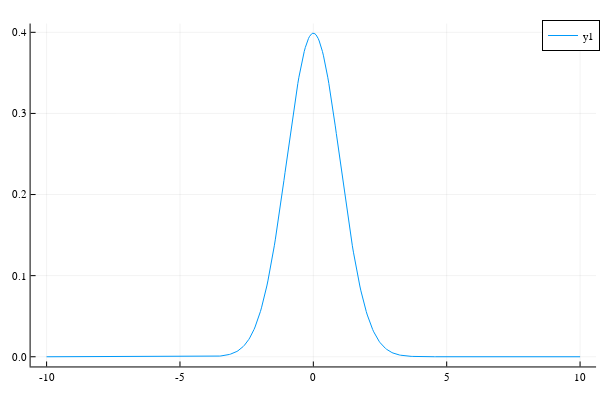

Write notebook code for a chart like this one.
### Code cell
xs = range(-10, stop = 10, length = 500)
ys = [normal(1,0,x) for x in xs]

plot(xs ,ys)

### Figure 1 — Plotly figure (JSON) as saved in the notebook; plotly's stock layout.template omitted (floating-point values rounded to 4 significant figures; data arrays with more than 128 entries replaced by an {"elided": "..."} marker saying what was removed)
{"data": [{"colorbar": {"len": 0.9525, "title": "", "x": 0.9934, "y": 0.5139}, "legendgroup": "y1", "line": {"color": "rgba(0, 154, 250, 1.000)", "dash": "solid", "shape": "linear", "width": 1}, "mode": "lines", "name": "y1", "showlegend": true, "type": "scatter", "x": {"elided": "500 float values"}, "xaxis": "x", "y": {"elided": "500 float values"}, "yaxis": "y"}], "layout": {"annotations": [], "height": 400, "legend": {"bgcolor": "rgba(255, 255, 255, 1.000)", "bordercolor": "rgba(0, 0, 0, 1.000)", "borderwidth": 1, "font": {"color": "rgba(0, 0, 0, 1.000)", "family": "sans-serif", "size": 11}, "title": {"font": {"color": "rgba(0, 0, 0, 1.000)", "family": "sans-serif", "size": 15}, "text": ""}, "tracegroupgap": 0, "traceorder": "normal", "x": 1, "xanchor": "auto", "y": 1, "yanchor": "auto"}, "margin": {"b": 20, "l": 0, "r": 0, "t": 20}, "paper_bgcolor": "rgba(255, 255, 255, 1.000)", "plot_bgcolor": "rgba(255, 255, 255, 1.000)", "showlegend": true, "width": 600, "xaxis": {"anchor": "y", "domain": [0.05101, 0.9934], "gridcolor": "rgba(0, 0, 0, 0.100)", "gridwidth": 0.5, "linecolor": "rgba(0, 0, 0, 1.000)", "mirror": false, "range": [-10.6, 10.6], "showgrid": true, "showline": true, "showticklabels": true, "tickangle": 0, "tickcolor": "rgb(0, 0, 0)", "tickfont": {"color": "rgba(0, 0, 0, 1.000)", "family": "sans-serif", "size": 11}, "tickmode": "array", "ticks": "inside", "ticktext": ["-10", "-5", "0", "5", "10"], "tickvals": [-10, -5, 0, 5, 10], "title": "", "titlefont": {"color": "rgba(0, 0, 0, 1.000)", "family": "sans-serif", "size": 15}, "type": "-", "visible": true, "zeroline": false, "zerolinecolor": "rgba(0, 0, 0, 1.000)"}, "yaxis": {"anchor": "x", "domain": [0.03762, 0.9902], "gridcolor": "rgba(0, 0, 0, 0.100)", "gridwidth": 0.5, "linecolor": "rgba(0, 0, 0, 1.000)", "mirror": false, "range": [-0.01197, 0.4108], "showgrid": true, "showline": true, "showticklabels": true, "tickangle": 0, "tickcolor": "rgb(0, 0, 0)", "tickfont": {"color": "rgba(0, 0, 0, 1.000)", "family": "sans-serif", "size": 11}, "tickmode": "array", "ticks": "inside", "ticktext": ["0.0", "0.1", "0.2", "0.3", "0.4"], "tickvals": [0, 0.1, 0.2, 0.3, 0.4], "title": "", "titlefont": {"color": "rgba(0, 0, 0, 1.000)", "family": "sans-serif", "size": 15}, "type": "-", "visible": true, "zeroline": false, "zerolinecolor": "rgba(0, 0, 0, 1.000)"}}}
